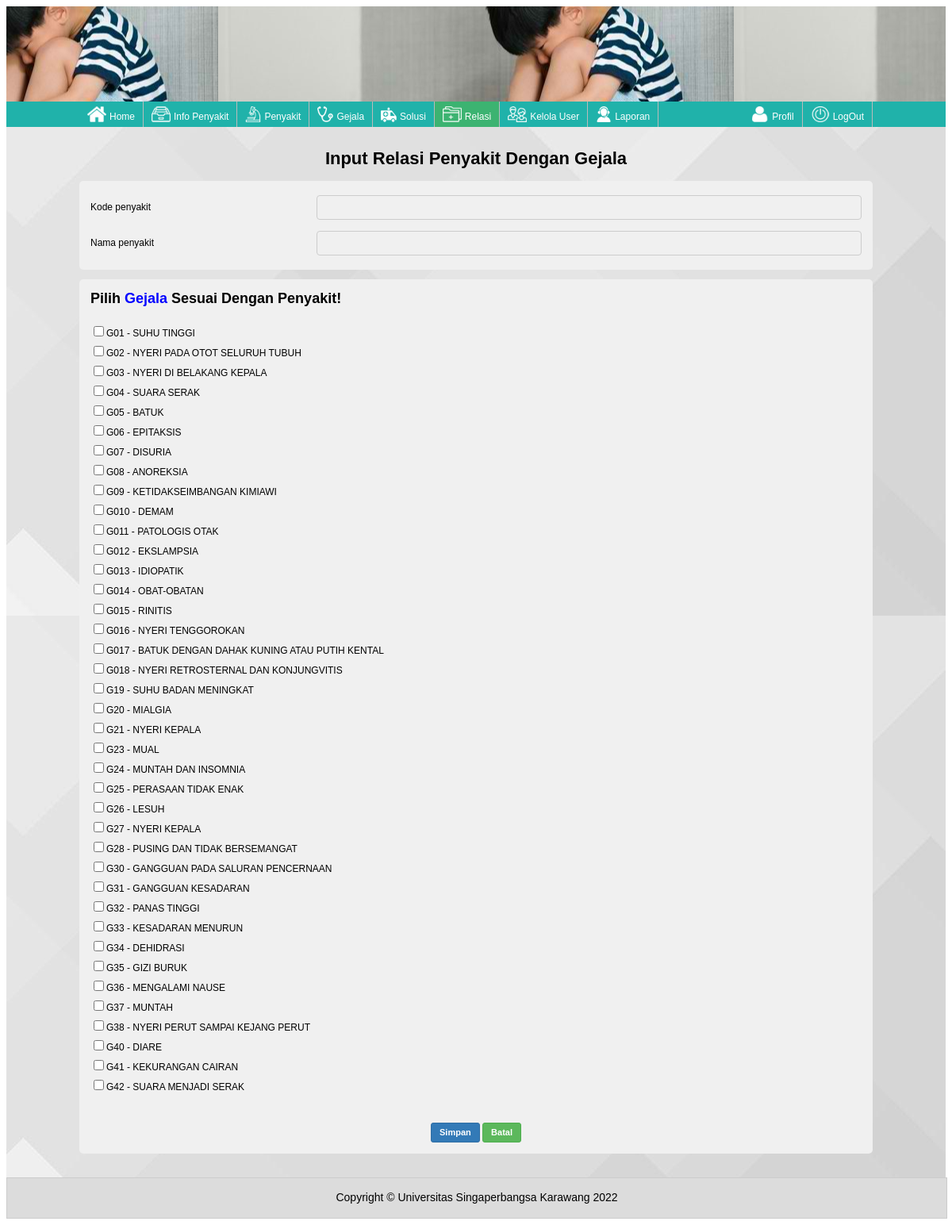
The app's page /admin/relasi_gejala.php (signed in) with its own data.
### tables this page shows
CREATE TABLE IF NOT EXISTS `tbl_gejala` (
`id` int(8) NOT NULL,
  `kode_gejala` varchar(8) NOT NULL,
  `nama_gejala` text NOT NULL,
  `kategori` varchar(20) NOT NULL,
  `gambar` varchar(40) NOT NULL
);

### class/class_penyakit.php (called while the page is built, shortened)
<?php
	class penyakit
	{
		protected $db;
		public function __construct($cn)
		{
			$this->db =$cn;
		}
				{?>
					<?php }
		public function penyakit_pilih($var,$id)
		{
			$link = $this->db->db_conn();
			$qr = mysqli_query($link,"SELECT * FROM tbl_penyakit WHERE id = '$id'");
			$hasil = mysqli_fetch_array($qr);
			if ($var == '1')
				return $hasil['kode_penyakit'];
			else if ($var == '2')
				return $hasil['nama_penyakit'];
			else if ($var == '3')
				return $hasil['kategori'];
			else if ($var == 'id')
				return $hasil['id'];
		}
				{?>
			<?php }
	}
?>

### class/class_gejala.php (the view, shortened to what this page needs)
<?php
	class gejala
	{
		protected $db;
		public function __construct($cn)
		{
			$this->db =$cn;
		}
				{?>
			<?php }
		function list_gejala($kd_pen)
		{
			$link = $this->db->db_conn();
			$qr 	= mysqli_query($link,"SELECT * FROM tbl_gejala ORDER BY id");
			$row 	= mysqli_num_rows($qr);
			if ($row > 0)
			{
				while($data = mysqli_fetch_array($qr))
				{
					$kd_gej			= $data['kode_gejala'];
					$qr1				= mysqli_fetch_array(mysqli_query($link,"SELECT kode_penyakit, kode_gejala FROM tbl_penyakit_gejala WHERE kode_penyakit='$kd_pen' AND kode_gejala='$kd_gej'"));
					$kd_gej_rel	= isset ($qr1['kode_gejala']);
					if ($kd_gej == $kd_gej_rel)
					{
						$chk	= "checked";
					}
					else
					{
						$chk	= "";
					}
					echo "
						<tr><td colspan='2'><input ".$chk." name='txt_gjl[]' value='".$data['kode_gejala']."' type='checkbox'/>".$data['kode_gejala']." - ".$data['nama_gejala']."</td></tr>
					";
				}
			}
		}
	}
?>

### admin/header.php (shortened to what this page needs)
<html>
<head>
	<link rel="stylesheet" href="../css/style.css" type="text/css" />
	<link rel="stylesheet" href="../css/menu.css" type="text/css" />
	<link rel="stylesheet" href="../css/cus.css" type="text/css" />
</head>
<body>
	<div id="wrapper">
		<div id="header"></div>
		<div class='w-container w-birumuda'>
			<div class="navbar">
				<a id="home" href="index.php"><img class="ico" src="../images/home.png" height='20' />Home</a>
				<a id="infopenyakit" href="jenispenyakitutama.php"><img class="ico" src="../images/file.png" height='20' />Info Penyakit</a>
				<a id="penyakit" href="view_penyakit.php"><img class="ico" src="../images/test.png" height='20' />Penyakit</a>
				<a id="gejala" href="view_gejala.php"><img class="ico" src="../images/stethoscope.png" height='20'/>Gejala</a>
				<a id="solusi" href="view_solusi.php"><img class="ico" src="../images/ambulance.png" height='20'/>Solusi</a>
				<a id="relasi" href="view_relasi.php"><img class="ico" src="../images/arsip.png" height='20'/>Relasi</a>
				<a id="pengguna" href="view_pengguna.php"><img class="ico" src="../images/account.png" height='20'/>Kelola User</a>
				<a id="laporan" href="view_laporan.php"><img class="ico" src="../images/help1.png" height='20'/>Laporan</a>
				<div style="float:right;">
					<a id="profil" href="profil.php"><img class="ico" src="../images/profil.png" height='20'/>Profil</a>
					<a href="../logout.php"><img class="ico" src="../images/logout.png" height='20' />LogOut</a>
				</div>
		  </div>
		</div>

### admin/relasi_gejala.php (shortened to what this page needs)
<?php
	include 'header.php';
	include '../class/class_penyakit.php';
	include '../class/class_gejala.php';
	$obj			= new penyakit($cn);
	$obj_gj 	= new gejala($cn);
	$id 			= $_GET['id'];
	$kd_gj	 	= $obj->penyakit_pilih('1',$id);
?>
<br>
<div id="content">
	<div class="input-form" >
		<div class="w3-container w3-orange" >
			<h1>Input Relasi Penyakit Dengan Gejala</h1>
		</div>
		<form name="form" action="<?php $_SERVER['PHP_SELF']?>" method="post" enctype="multipart/form-data" class="w3-container">
		<table class='tbl2'>
			<tr>
				<td width='100'><label class="w3-text-blue">Kode penyakit</label></td>
				<td width='250'><input type='text' name='t1'value='<?php echo $obj->penyakit_pilih('1',$id) ?>'class="w3-input w3-border w3-sand" disabled/></td>
			</tr>
			<tr>
				<td>	<label class="w3-text-blue">Nama penyakit	</label></td>
				<td><input type='text' name='t2' class="w3-input w3-border w3-sand" value='<?php echo $obj->penyakit_pilih('2',$id) ?>' disabled/></td>
			</tr>
		</table>
		<br />
		<table class='tbl2'>
			<tr>
				<td colspan='2'><label class="w3-text-blue"><h2>Pilih <span class='blu'>Gejala </span> Sesuai Dengan Penyakit!</h2></label></td>
			</tr>
			<?php echo $obj_gj->list_gejala($kd_gj) ?>
			<tr height='30'></tr>
			<tr>
				<td colspan='2'><center>
				<input type="submit" name="simpan" value="Simpan" class="btn btn-besar btn-biru" />
				<a href='view_relasi.php' class="btn btn-besar btn-hijau">Batal</a>
				</center></td>
			</tr>
		</table>
		</form>
	</div>
</div>
<?php
	include 'footer.php';
?>

### admin/footer.php
<div id="footer" align="center" >
		<span class='wh'>
			<br />
		Copyright &copy; Universitas Singaperbangsa Karawang 2022
		</span>
</div>
</body>
</html>

### css/style.css (style rules this page uses)
body { background-color: #FFFFF; font-family:arial; font-size:11px; }
.input-form { text-align:center; max-width: 1000px; margin:auto; }
input[type=text],[type=password], select, textarea { padding: 7px 5px; margin: 4px 0; display: inline-block; border: 1px solid #ccc; border-radius: 4px; box-sizing: border-box; width:100%; }
.tbl2 { width:100%;padding:10px;font-size:12px;color:#000;border-radius:5px;background:#F0F0F0; }
.tbl2 td { padding:2px; }
.wh { color:#; }
.blu { color:#0000FF; }
#wrapper { width: 100%; height: auto; background-image:url(../images/bg10.jpg); -webkit-print-color-adjust: exact; }
#header { width: 100%; height: 120px; border: 0px ; text-align: center; background-color: #dcdcdc; background-image:url(../images/header3.jpg); background-position:center; background-repeat:repeat; border-style:groove; }
#footer { width: 100%; height: 50px; border: 1px solid #CCC; text-align: center; background-color: #dcdcdc; clear: both; margin-top:30px; font-size:14px; }
#content { -webkit-print-color-adjust: exact; height:auto; margin: 10px; border: 0px solid #0035B3; margin-bottom: 7px; }
.ico { background-position: 0px 0px; border: none; cursor: pointer; padding-right:4px; vertical-align: bottom; filter: hue-rotate(180deg); -webkit-filter: hue-rotate(180deg); }
.btn { display:inline-block; margin-bottom:0; font-size:11px; font-weight:bold; line-height:1.0; text-align:center; text-decoration:none; white-space:nowrap; vertical-align:middle; -ms-touch-action:manipulation; touch-action:manipulation; cursor:pointer; -webkit-user-select:none; -moz-user-select:none; -ms-user-select:none; user-select:none; background-image:none; border:1px solid transparent; border-radius:3px; }
.btn-besar { padding:6px 10px; }
.btn-biru { color:#fff;background-color:#337ab7;border-color:#2e6da4 }
.btn-hijau { color:#fff;background-color:#5cb85c;border-color:#4cae4c }

### css/menu.css (style rules this page uses)
.navbar { overflow: hidden; background-color:#20B2AA; font-family: Arial; width:1000px; text-align: center; display: block; margin-left: auto; margin-right: auto; }
.navbar a { float: left; font-size: 12px; color: white; text-align: center; padding: 6px 10px; text-decoration: none; border-right:1px solid #bbb; }
.active { background-color: #3CB371; }

### css/cus.css (style rules this page uses)
.w-container:after,.w-container:before { content:"";display:table;clear:both }
.w-container { padding:0.01em 16px }
.w-birumuda { color:#000!important;background-color:#20B2AA!important }

### records on screen
tbl_gejala: kode_gejala "G01", nama_gejala "SUHU TINGGI"
tbl_gejala: kode_gejala "G02", nama_gejala "NYERI PADA OTOT SELURUH TUBUH"
tbl_gejala: kode_gejala "G03", nama_gejala "NYERI DI BELAKANG KEPALA"
tbl_gejala: kode_gejala "G04", nama_gejala "SUARA SERAK"
tbl_gejala: kode_gejala "G05", nama_gejala "BATUK"
tbl_gejala: kode_gejala "G06", nama_gejala "EPITAKSIS"
tbl_gejala: kode_gejala "G07", nama_gejala "DISURIA"
tbl_gejala: kode_gejala "G08", nama_gejala "ANOREKSIA"
tbl_gejala: kode_gejala "G09", nama_gejala "KETIDAKSEIMBANGAN KIMIAWI"
tbl_gejala: kode_gejala "G010", nama_gejala "DEMAM"
tbl_gejala: kode_gejala "G011", nama_gejala "PATOLOGIS OTAK"
tbl_gejala: kode_gejala "G012", nama_gejala "EKSLAMPSIA"
tbl_gejala: kode_gejala "G013", nama_gejala "IDIOPATIK"
tbl_gejala: kode_gejala "G014", nama_gejala "OBAT-OBATAN"
tbl_gejala: kode_gejala "G015", nama_gejala "RINITIS"
tbl_gejala: kode_gejala "G016", nama_gejala "NYERI TENGGOROKAN"
tbl_gejala: kode_gejala "G017", nama_gejala "BATUK DENGAN DAHAK KUNING ATAU PUTIH KENTAL"
tbl_gejala: kode_gejala "G018", nama_gejala "NYERI RETROSTERNAL DAN KONJUNGVITIS"
tbl_gejala: kode_gejala "G19", nama_gejala "SUHU BADAN MENINGKAT"
tbl_gejala: kode_gejala "G20", nama_gejala "MIALGIA"
tbl_gejala: kode_gejala "G21", nama_gejala "NYERI KEPALA"
tbl_gejala: kode_gejala "G23", nama_gejala "MUAL"
tbl_gejala: kode_gejala "G24", nama_gejala "MUNTAH DAN INSOMNIA"
tbl_gejala: kode_gejala "G25", nama_gejala "PERASAAN TIDAK ENAK"
tbl_gejala: kode_gejala "G26", nama_gejala "LESUH"
tbl_gejala: kode_gejala "G27", nama_gejala "NYERI KEPALA"
tbl_gejala: kode_gejala "G28", nama_gejala "PUSING DAN TIDAK BERSEMANGAT"
tbl_gejala: kode_gejala "G30", nama_gejala "GANGGUAN PADA SALURAN PENCERNAAN"
tbl_gejala: kode_gejala "G31", nama_gejala "GANGGUAN KESADARAN"
tbl_gejala: kode_gejala "G32", nama_gejala "PANAS TINGGI"
tbl_gejala: kode_gejala "G33", nama_gejala "KESADARAN MENURUN"
tbl_gejala: kode_gejala "G34", nama_gejala "DEHIDRASI"
tbl_gejala: kode_gejala "G35", nama_gejala "GIZI BURUK"
tbl_gejala: kode_gejala "G36", nama_gejala "MENGALAMI NAUSE"
tbl_gejala: kode_gejala "G37", nama_gejala "MUNTAH"
tbl_gejala: kode_gejala "G38", nama_gejala "NYERI PERUT SAMPAI KEJANG PERUT"
tbl_gejala: kode_gejala "G40", nama_gejala "DIARE"
tbl_gejala: kode_gejala "G41", nama_gejala "KEKURANGAN CAIRAN"
tbl_gejala: kode_gejala "G42", nama_gejala "SUARA MENJADI SERAK"
